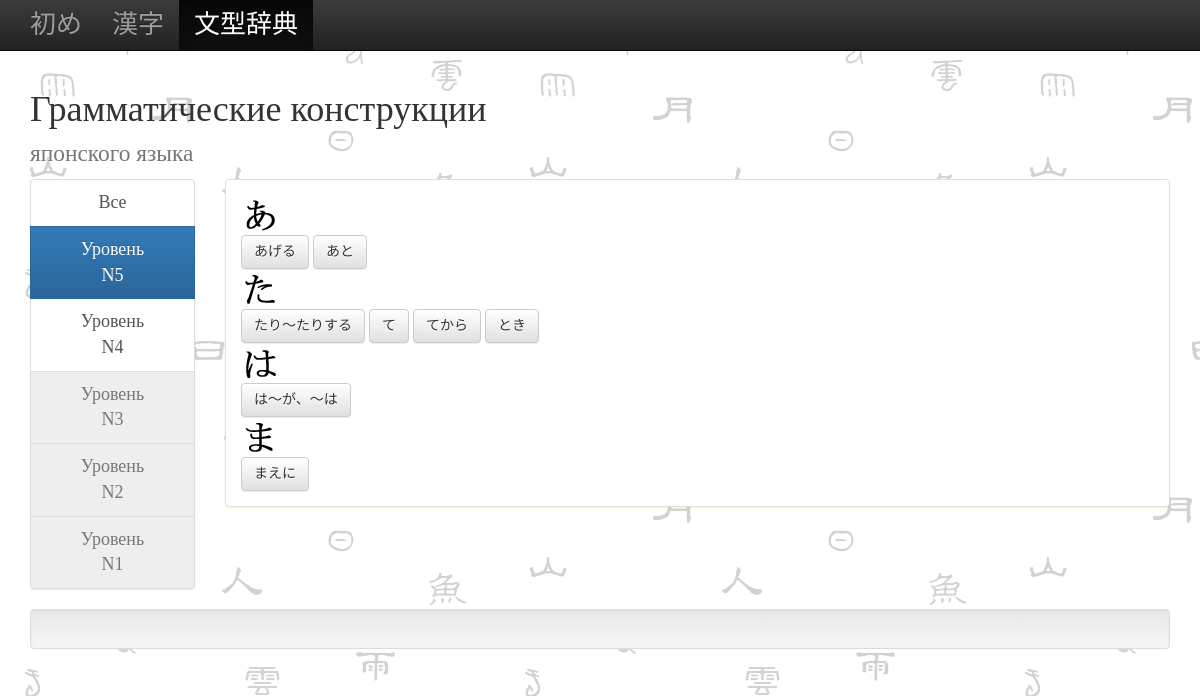
Page /level/5/ on the earlier database version.
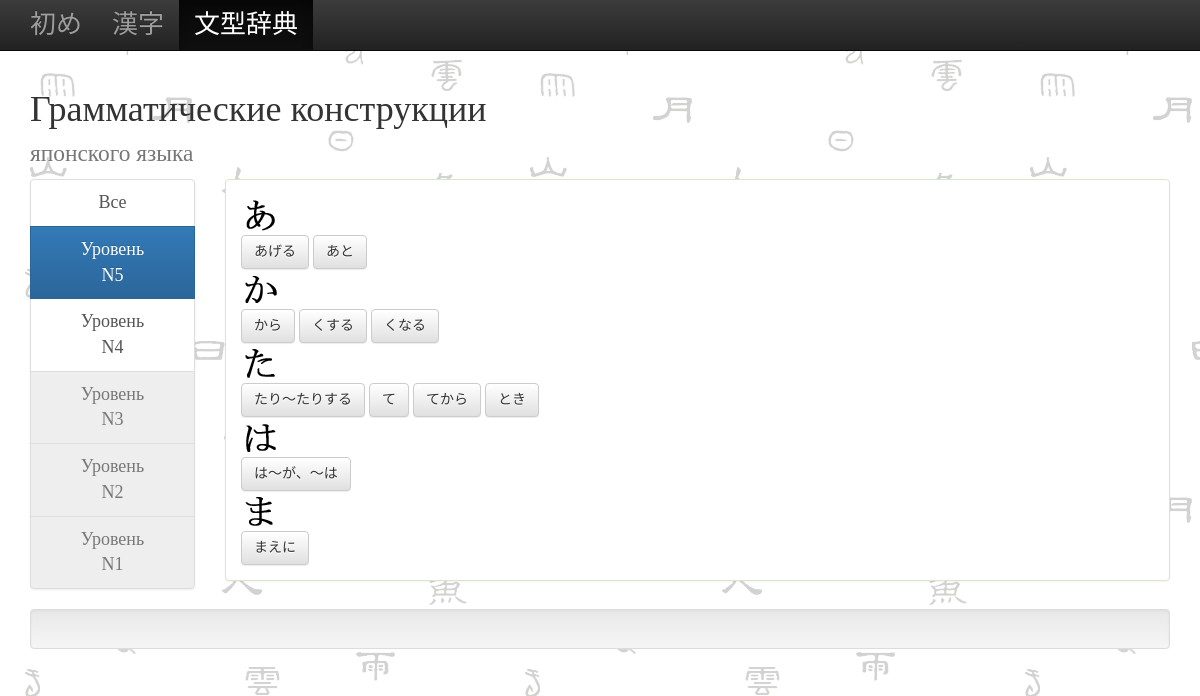
Same page on the later database version.
### words/models.py (models this page shows, shortened)
class Word(models.Model):
    word_jap = models.CharField(max_length=300)
    ext_of = models.ForeignKey(Base, related_name='words')

### words/views.py (the view)
# urls.py: url(r'^level/(?P<level>[0-9]+)/$', LevelView.as_view(), name='level'),
class LevelView(TemplateView):
    template_name = 'by_level.html'
    def get_context_data(self, **kwargs):
        context = super(LevelView, self).get_context_data(**kwargs)
        context['count_by_level'] = [{'level': str(i) , 'count':len(SubWord.objects.filter(level=i))} for i in range (1,6)]
        context['level'] = kwargs['level']
        context['words'] = Word.objects.filter(subs__level=kwargs['level']).order_by('ext_of__word_jap').order_by('word_jap').distinct().select_related('ext_of')
        return context

### words/templates/by_level.html (shortened to what this page needs)
{% extends 'base.html' %}
{% load static %}
{% block menu %}
  <div class="col-sm-2 hidden-xs">
      <div class="list-group text-center">
      <a href="/" class="list-group-item{% if not level %} active{% endif %}">Все</a>
      {% for cn in count_by_level|dictsortreversed:"level" %}
          <a class="list-group-item {% if level == cn.level %}active{% endif %}{% if cn.count == 0 %} disabled{% endif %}" href="{% if cn.count > 0 %}{% url 'level' cn.level %}{% else %}#{% endif %}">Уровень<br>N{{cn.level}}</a>
      {% endfor %}
      </div>
  </div>
{% endblock menu %}
{% block content %}
<div class="col-sm-10">
  <div class="panel panel-success">
    <div class="panel-body">
      {% for w in words %}
      {% ifchanged w.ext_of %}
        <div class="kata-sym" style="background-image: url({% static 'img/hiragana-chart.png' %}); background-position: -14px -{{ w.ext_of.img_offset }}px;"></div>
      {% endifchanged %}
      <a href="{% url 'subwords' w.id %}" class="btn btn-default">{{ w.word_jap }}</a>
      {% endfor %}
    </div>
  </div>
</div>
{% endblock content %}

### words/templates/base.html (shortened to what this page needs)
<!DOCTYPE html>
<html lang="en">
  <head>
    {% load static %}
    <link href="{% static 'css/bootstrap.min.css' %}" rel="stylesheet">
    <link href="{% static 'css/style.css' %}" rel="stylesheet">
    <link href="{% static 'css/bootstrap-theme.min.css' %}" rel="stylesheet">
  </head>
  <body>
    <nav class="navbar navbar-inverse navbar-fixed-top">
      <div class="container">
        <div class="navbar-header">
          <a class="navbar-brand" href="/">初め</a>
        </div>
        <div id="navbar" class="navbar-collapse collapse">
          <ul class="nav navbar-nav">
            <li><a href="/">漢字</a></li>
            <li class="active"><a href="/">文型辞典</a></li>
          </ul>
        </div>
      </div>
    </nav>
    <div class="container theme-showcase" role="main">
      <h1>Грамматические конструкции<br><small>японского языка</small></h1>
      <div class="row">
        {% block menu %}
        {% endblock menu %}
        {% block content %}
        {% endblock content %}
      </div>
      <div class="well">
      </div>
    </div>
  </body>
</html>

### words/static/css/style.css (style rules this page uses)
body { margin-top: 70px; background: url(../img/bg.png); }
.kata-sym { height: 40px; width: 40px; }
ul { list-style: none; }
h1 { #font-family: 'Comfortaa', cursive; }
.list-group, h1, .top-menu, .back-link, .panel-success em { font-family: Pattaya; }
.list-group { font-size: 18px; }
.navbar, .navbar-brand { font-size: 26px; }
.panel-success { font-size: 16px; }
.panel-success, .navbar { font-family: AdobeKaitiStd; }

Differences in the rows shown:
added Word: word_jap "から"
added Word: word_jap "くする"
added Word: word_jap "くなる"
